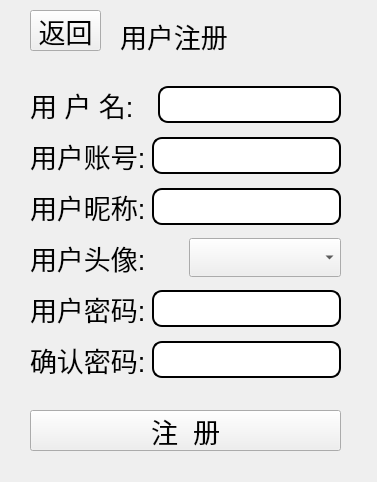
<?xml version="1.0" encoding="UTF-8"?>
<ui version="4.0">
 <class>Register</class>
 <widget class="QMainWindow" name="Register">
  <property name="geometry">
   <rect>
    <x>0</x>
    <y>0</y>
    <width>377</width>
    <height>482</height>
   </rect>
  </property>
  <property name="windowTitle">
   <string>MainWindow</string>
  </property>
  <property name="styleSheet">
   <string notr="true">QLineEdit{
	border:2px solid black;
	border-radius: 10px;
}</string>
  </property>
  <widget class="QWidget" name="centralwidget">
   <widget class="QLabel" name="label_7">
    <property name="geometry">
     <rect>
      <x>120</x>
      <y>10</y>
      <width>131</width>
      <height>51</height>
     </rect>
    </property>
    <property name="font">
     <font>
      <pointsize>20</pointsize>
     </font>
    </property>
    <property name="text">
     <string>用户注册</string>
    </property>
   </widget>
   <widget class="QPushButton" name="pushButton">
    <property name="geometry">
     <rect>
      <x>30</x>
      <y>410</y>
      <width>311</width>
      <height>41</height>
     </rect>
    </property>
    <property name="font">
     <font>
      <pointsize>20</pointsize>
     </font>
    </property>
    <property name="styleSheet">
     <string notr="true"/>
    </property>
    <property name="text">
     <string>注  册</string>
    </property>
   </widget>
   <widget class="QWidget" name="layoutWidget">
    <property name="geometry">
     <rect>
      <x>30</x>
      <y>80</y>
      <width>311</width>
      <height>311</height>
     </rect>
    </property>
    <property name="font">
     <font>
      <pointsize>20</pointsize>
     </font>
    </property>
    <layout class="QVBoxLayout" name="verticalLayout">
     <item>
      <layout class="QHBoxLayout" name="horizontalLayout">
       <item>
        <widget class="QLabel" name="label_6">
         <property name="minimumSize">
          <size>
           <width>122</width>
           <height>0</height>
          </size>
         </property>
         <property name="font">
          <font>
           <pointsize>20</pointsize>
          </font>
         </property>
         <property name="text">
          <string>用 户 名:</string>
         </property>
        </widget>
       </item>
       <item>
        <widget class="QLineEdit" name="username">
         <property name="font">
          <font>
           <pointsize>20</pointsize>
          </font>
         </property>
        </widget>
       </item>
      </layout>
     </item>
     <item>
      <layout class="QHBoxLayout" name="horizontalLayout_2">
       <item>
        <widget class="QLabel" name="label">
         <property name="font">
          <font>
           <pointsize>20</pointsize>
          </font>
         </property>
         <property name="text">
          <string>用户账号:</string>
         </property>
        </widget>
       </item>
       <item>
        <widget class="QLineEdit" name="useraccount">
         <property name="font">
          <font>
           <pointsize>20</pointsize>
          </font>
         </property>
        </widget>
       </item>
      </layout>
     </item>
     <item>
      <layout class="QHBoxLayout" name="horizontalLayout_3">
       <item>
        <widget class="QLabel" name="label_2">
         <property name="font">
          <font>
           <pointsize>20</pointsize>
          </font>
         </property>
         <property name="text">
          <string>用户昵称:</string>
         </property>
        </widget>
       </item>
       <item>
        <widget class="QLineEdit" name="usernickname">
         <property name="font">
          <font>
           <pointsize>20</pointsize>
          </font>
         </property>
        </widget>
       </item>
      </layout>
     </item>
     <item>
      <layout class="QHBoxLayout" name="horizontalLayout_4">
       <item>
        <widget class="QLabel" name="label_3">
         <property name="font">
          <font>
           <pointsize>20</pointsize>
          </font>
         </property>
         <property name="text">
          <string>用户头像:</string>
         </property>
        </widget>
       </item>
       <item>
        <widget class="QComboBox" name="useravatar">
         <property name="font">
          <font>
           <pointsize>20</pointsize>
          </font>
         </property>
         <property name="iconSize">
          <size>
           <width>45</width>
           <height>45</height>
          </size>
         </property>
         <item>
          <property name="text">
           <string/>
          </property>
          <property name="icon">
           <iconset resource="res.qrc">
            <normaloff>:/res/infoico/0.png</normaloff>:/res/infoico/0.png</iconset>
          </property>
         </item>
         <item>
          <property name="text">
           <string/>
          </property>
          <property name="icon">
           <iconset resource="res.qrc">
            <normaloff>:/res/infoico/1.png</normaloff>:/res/infoico/1.png</iconset>
          </property>
         </item>
         <item>
          <property name="text">
           <string/>
          </property>
          <property name="icon">
           <iconset resource="res.qrc">
            <normaloff>:/res/infoico/2.png</normaloff>:/res/infoico/2.png</iconset>
          </property>
         </item>
         <item>
          <property name="text">
           <string/>
          </property>
          <property name="icon">
           <iconset resource="res.qrc">
            <normaloff>:/res/infoico/3.png</normaloff>:/res/infoico/3.png</iconset>
          </property>
         </item>
         <item>
          <property name="text">
           <string/>
          </property>
          <property name="icon">
           <iconset resource="res.qrc">
            <normaloff>:/res/infoico/4.png</normaloff>:/res/infoico/4.png</iconset>
          </property>
         </item>
         <item>
          <property name="text">
           <string/>
          </property>
          <property name="icon">
           <iconset resource="res.qrc">
            <normaloff>:/res/infoico/5.png</normaloff>:/res/infoico/5.png</iconset>
          </property>
         </item>
         <item>
          <property name="text">
           <string/>
          </property>
          <property name="icon">
           <iconset resource="res.qrc">
            <normaloff>:/res/infoico/6.png</normaloff>:/res/infoico/6.png</iconset>
          </property>
         </item>
         <item>
          <property name="text">
           <string/>
          </property>
          <property name="icon">
           <iconset resource="res.qrc">
            <normaloff>:/res/infoico/7.png</normaloff>:/res/infoico/7.png</iconset>
          </property>
         </item>
         <item>
          <property name="text">
           <string/>
          </property>
          <property name="icon">
           <iconset resource="res.qrc">
            <normaloff>:/res/infoico/8.png</normaloff>:/res/infoico/8.png</iconset>
          </property>
         </item>
         <item>
          <property name="text">
           <string/>
          </property>
          <property name="icon">
           <iconset resource="res.qrc">
            <normaloff>:/res/infoico/9.png</normaloff>:/res/infoico/9.png</iconset>
          </property>
         </item>
         <item>
          <property name="text">
           <string/>
          </property>
          <property name="icon">
           <iconset resource="res.qrc">
            <normaloff>:/res/infoico/10.png</normaloff>:/res/infoico/10.png</iconset>
          </property>
         </item>
         <item>
          <property name="text">
           <string/>
          </property>
          <property name="icon">
           <iconset resource="res.qrc">
            <normaloff>:/res/infoico/11.png</normaloff>:/res/infoico/11.png</iconset>
          </property>
         </item>
         <item>
          <property name="text">
           <string/>
          </property>
          <property name="icon">
           <iconset resource="res.qrc">
            <normaloff>:/res/infoico/12.png</normaloff>:/res/infoico/12.png</iconset>
          </property>
         </item>
        </widget>
       </item>
      </layout>
     </item>
     <item>
      <layout class="QHBoxLayout" name="horizontalLayout_5">
       <item>
        <widget class="QLabel" name="label_4">
         <property name="font">
          <font>
           <pointsize>20</pointsize>
          </font>
         </property>
         <property name="text">
          <string>用户密码:</string>
         </property>
        </widget>
       </item>
       <item>
        <widget class="QLineEdit" name="password">
         <property name="font">
          <font>
           <pointsize>20</pointsize>
          </font>
         </property>
        </widget>
       </item>
      </layout>
     </item>
     <item>
      <layout class="QHBoxLayout" name="horizontalLayout_6">
       <item>
        <widget class="QLabel" name="label_5">
         <property name="font">
          <font>
           <pointsize>20</pointsize>
          </font>
         </property>
         <property name="text">
          <string>确认密码:</string>
         </property>
        </widget>
       </item>
       <item>
        <widget class="QLineEdit" name="password_2">
         <property name="font">
          <font>
           <pointsize>20</pointsize>
          </font>
         </property>
        </widget>
       </item>
      </layout>
     </item>
    </layout>
   </widget>
   <widget class="QPushButton" name="pushButton_2">
    <property name="geometry">
     <rect>
      <x>30</x>
      <y>10</y>
      <width>71</width>
      <height>41</height>
     </rect>
    </property>
    <property name="font">
     <font>
      <pointsize>20</pointsize>
     </font>
    </property>
    <property name="text">
     <string>返回</string>
    </property>
   </widget>
  </widget>
 </widget>
 <resources>
  <include location="res.qrc"/>
 </resources>
 <connections/>
</ui>
